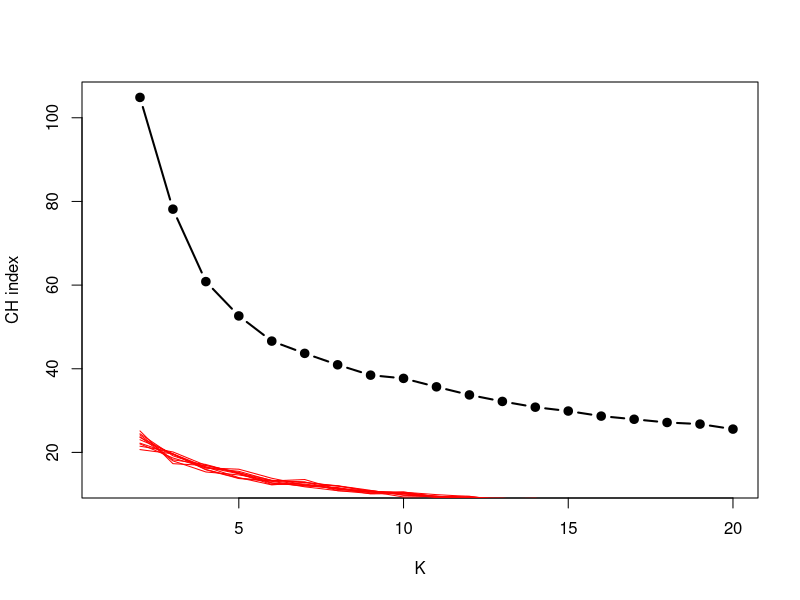
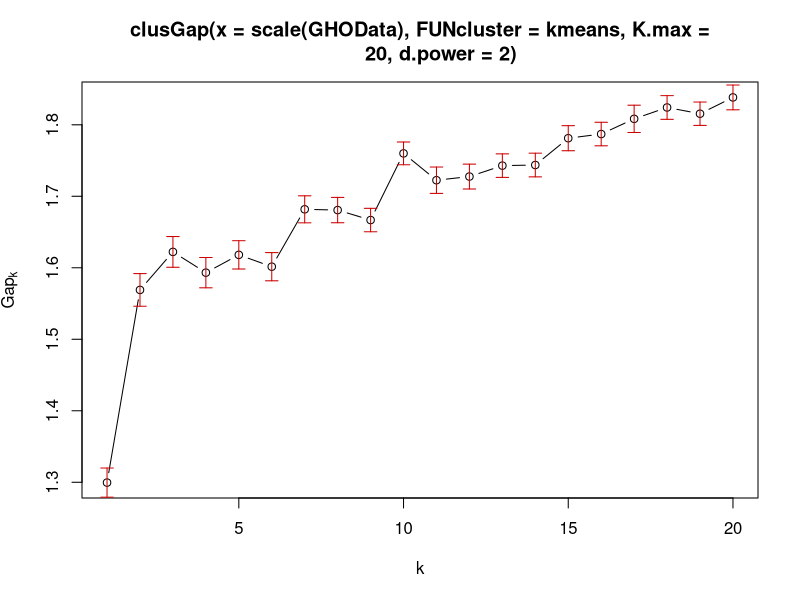
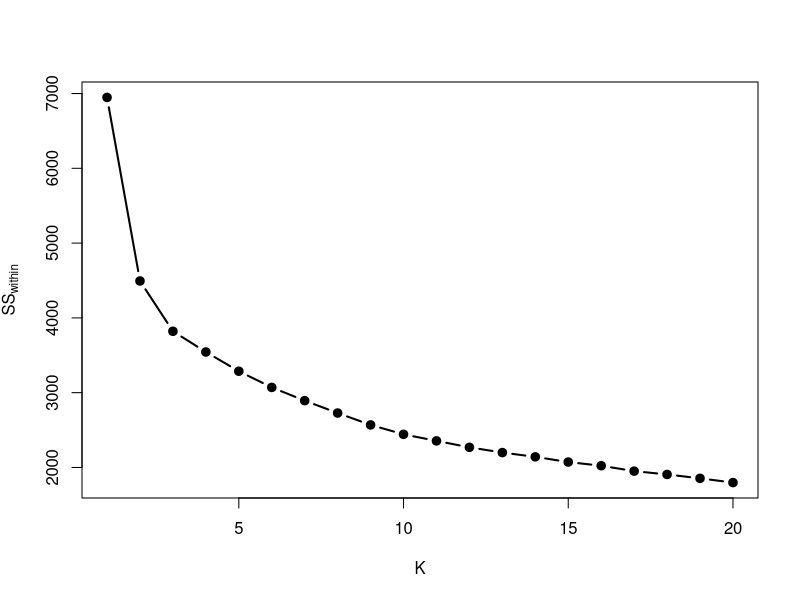
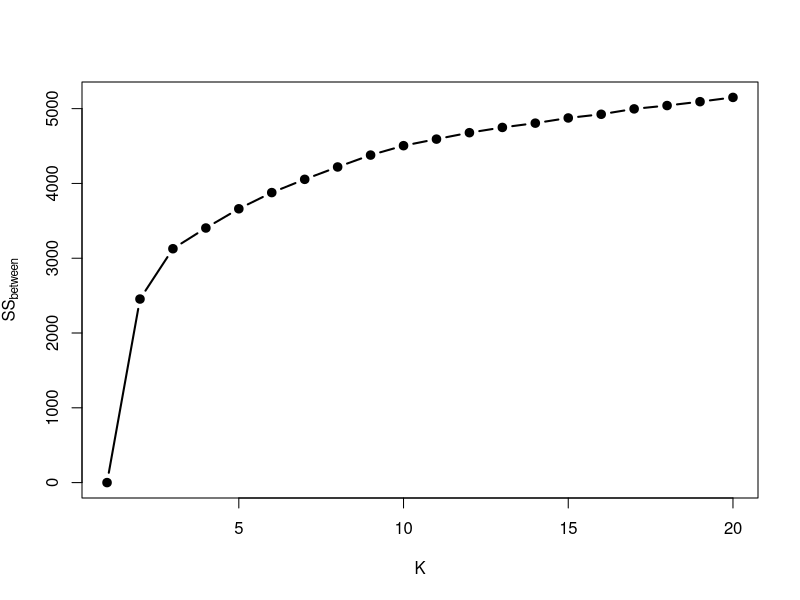
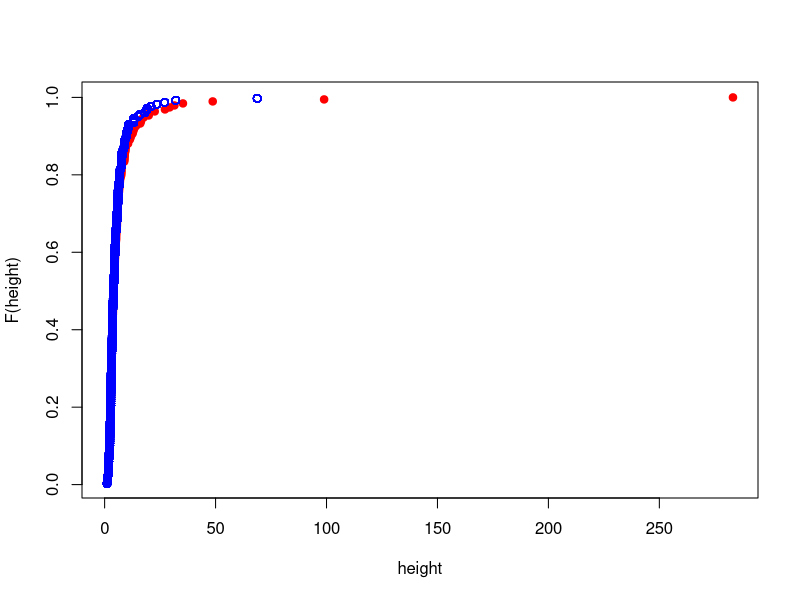
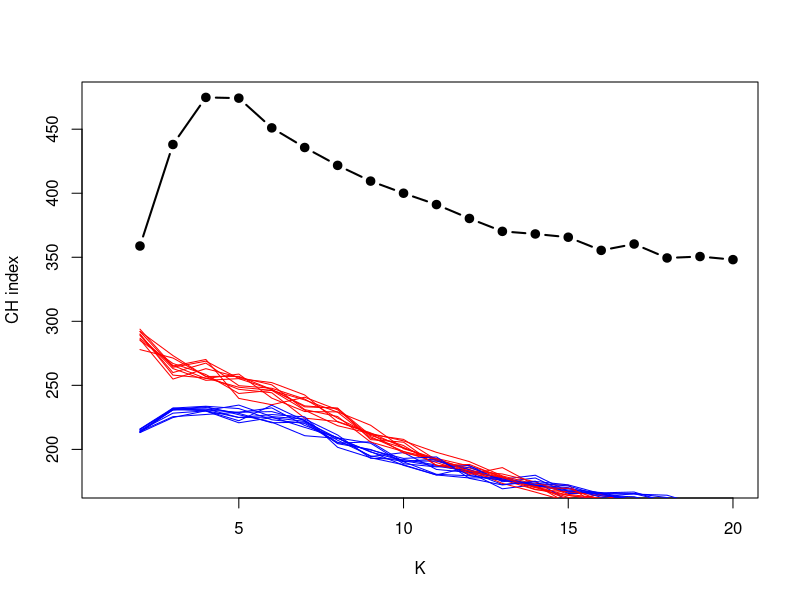
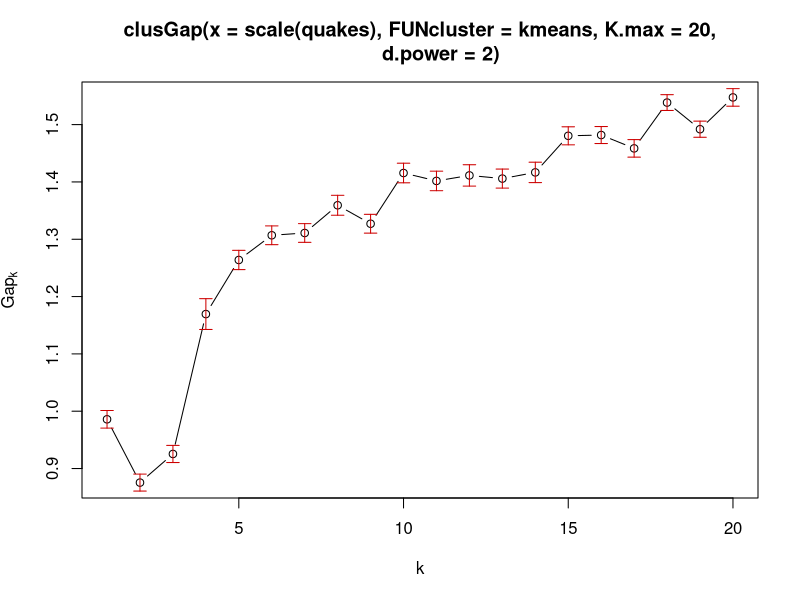
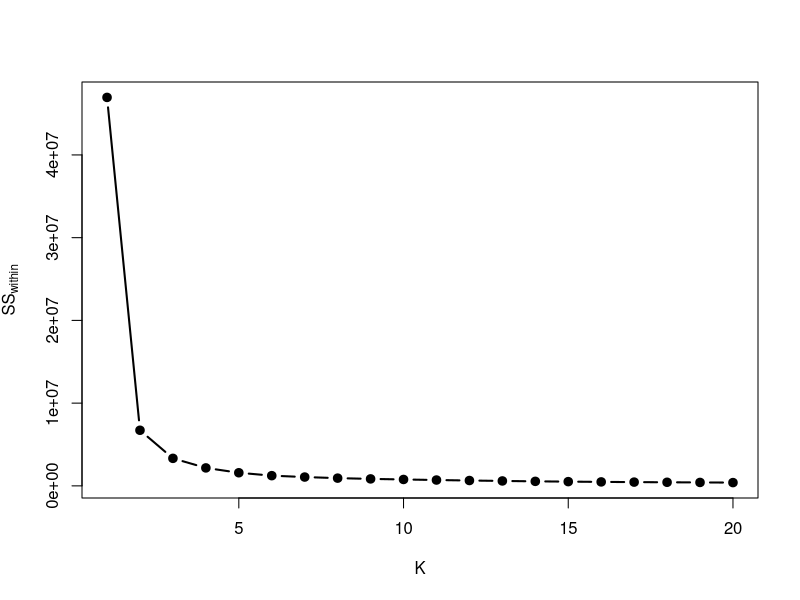

These charts were generated, in order, by the following R code:
## ---- chunk 1
library(ggplot2)
library(cluster)
library(clue)
knitr::opts_chunk$set(echo = TRUE)
## ---- chunk 2
GHOData <- read.table("whs2018_AnnexB-subset-wo-NAs.txt", sep="\t", header=TRUE)

chori=numeric(20)
for ( k in 2:20 ) {
  kf=kmeans(scale(GHOData),k,nstart=30)
  chori[k] = (kf$betweenss/(k-1)) / (kf$tot.withinss/(nrow(GHOData)-k))
}
plot(2:20,chori[-1],type="b", lwd=2,pch=19,xlab="K", ylab="CH index",xlim=c(1,20),ylim=range(chori[-1])*c(1/2,1))

for ( i in 1:10 ) {
  chrnd = numeric()
  chsmpl = numeric()
  for ( k in 2:20 ) {
    krnd = kmeans(apply(scale(GHOData),2,function(x)runif(length(x),min(x),max(x))),k,nstart=30)
    chrnd[k] = (krnd$betweenss/(k-1)) / (krnd$tot.withinss/(nrow(GHOData)-k))
    ksmpl = kmeans(apply(scale(GHOData),2,sample),k,nstart=30)
    chsmpl[k] = (ksmpl$betweenss/(k-1)) / (ksmpl$tot.withinss/(nrow(GHOData)-k))
  }
  points(2:20,chrnd[-1],type="l",col="red")
  points(2:20,chsmpl[-1],type="l",col="blue")
}
## ---- chunk 3
gapGHO <- clusGap(scale(GHOData), kmeans, 20, d.power=2)
plot(gapGHO)
## ---- chunk 4

GHODataScaled <- scale(GHOData)

matrix.sort <- function(m) {
    require(clue)
p = solve_LSAP(m, maximum=T) # find the permutation...
    m[, p] # and apply it!
}

for (i in 2:4) {
  GHO.hclust <- hclust(dist(GHODataScaled), method="ward.D")
  GHO.cutree <- cutree((GHO.hclust), i)
  GHO.kmeans <- kmeans(GHODataScaled, i, nstart=100)
  hclustvskmeans <- matrix.sort(table(GHO.cutree, GHO.kmeans$cluster))
  print(hclustvskmeans)
}
## ---- chunk 5
w <- numeric(20)
x <- numeric(20)

GHO.hclust$tot.withinss

for ( k in 1:20 ) {
  kf <- kmeans(GHODataScaled,k,nstart=100)
  w[k] = kf$tot.withinss
  x[k] = kf$betweenss
}

plot(1:20,w,type="b",lwd=2,pch=19,xlab="K", ylab=expression(SS[within]))
plot(1:20,x,type="b",lwd=2,pch=19,xlab="K", ylab=expression(SS[between]))
## ---- chunk 6
 
ori.heights <- GHO.hclust$height
rnd.heights <- numeric()
for ( i.sim in 1:100 ) {
  data.rnd <- apply(GHODataScaled,2,sample)
  hw.rnd <- hclust(dist(GHODataScaled),method="ward.D2")
  rnd.heights <- c(rnd.heights,hw.rnd$height)
}

plot(ori.heights,rank(ori.heights)/length(ori.heights),
col="red",xlab="height",ylab="F(height)",pch=19)
points(rnd.heights,rank(rnd.heights)/length(rnd.heights),
col="blue")
## ---- chunk 7
chori=numeric(20)
for ( k in 2:20 ) {
  kf=kmeans(scale(quakes),k,nstart=30)
  chori[k] = (kf$betweenss/(k-1)) / (kf$tot.withinss/(nrow(quakes)-k))
}
plot(2:20,chori[-1],type="b", lwd=2,pch=19,xlab="K", ylab="CH index",xlim=c(1,20),ylim=range(chori[-1])*c(1/2,1))

for ( i in 1:10 ) {
  chrnd = numeric()
  chsmpl = numeric()
  for ( k in 2:20 ) {
    krnd = kmeans(apply(scale(quakes),2,function(x)runif(length(x),min(x),max(x))),k,nstart=30)
    chrnd[k] = (krnd$betweenss/(k-1)) / (krnd$tot.withinss/(nrow(quakes)-k))
    ksmpl = kmeans(apply(scale(quakes),2,sample),k,nstart=30)
    chsmpl[k] = (ksmpl$betweenss/(k-1)) / (ksmpl$tot.withinss/(nrow(quakes)-k))
  }
  points(2:20,chrnd[-1],type="l",col="red")
  points(2:20,chsmpl[-1],type="l",col="blue")
}
## ---- chunk 8
gapQuakes <- clusGap(scale(quakes), kmeans, 20, d.power=2)
plot(gapQuakes)
## ---- chunk 9

matrix.sort <- function(m) {
    require(clue)
p = solve_LSAP(m, maximum=T) # find the permutation...
    m[, p] # and apply it!
}

for (i in 2:4) {
  quakes.hclust <- hclust(dist(quakes), method="ward.D")
  quakes.cutree <- cutree((quakes.hclust), i)
  quakes.kmeans <- kmeans(quakes, i, nstart=100)
  hclustvskmeans <- matrix.sort(table(quakes.cutree, quakes.kmeans$cluster))
  print(hclustvskmeans)
}
## ---- chunk 10
w <- numeric(20)
x <- numeric(20)

quakes.hclust$tot.withinss

for ( k in 1:20 ) {
  kf <- kmeans(quakes,k,nstart=100)
  w[k] = kf$tot.withinss
  x[k] = kf$betweenss
}

plot(1:20,w,type="b",lwd=2,pch=19,xlab="K", ylab=expression(SS[within]))
plot(1:20,x,type="b",lwd=2,pch=19,xlab="K", ylab=expression(SS[between]))
## ---- chunk 11
 
ori.heights <- quakes.hclust$height
rnd.heights <- numeric()
for ( i.sim in 1:100 ) {
  data.rnd <- apply(quakes,2,sample)
  hw.rnd <- hclust(dist(quakes),method="ward.D2")
  rnd.heights <- c(rnd.heights,hw.rnd$height)
}

plot(ori.heights,rank(ori.heights)/length(ori.heights),
col="red",xlab="height",ylab="F(height)",pch=19)
points(rnd.heights,rank(rnd.heights)/length(rnd.heights),
col="blue")
